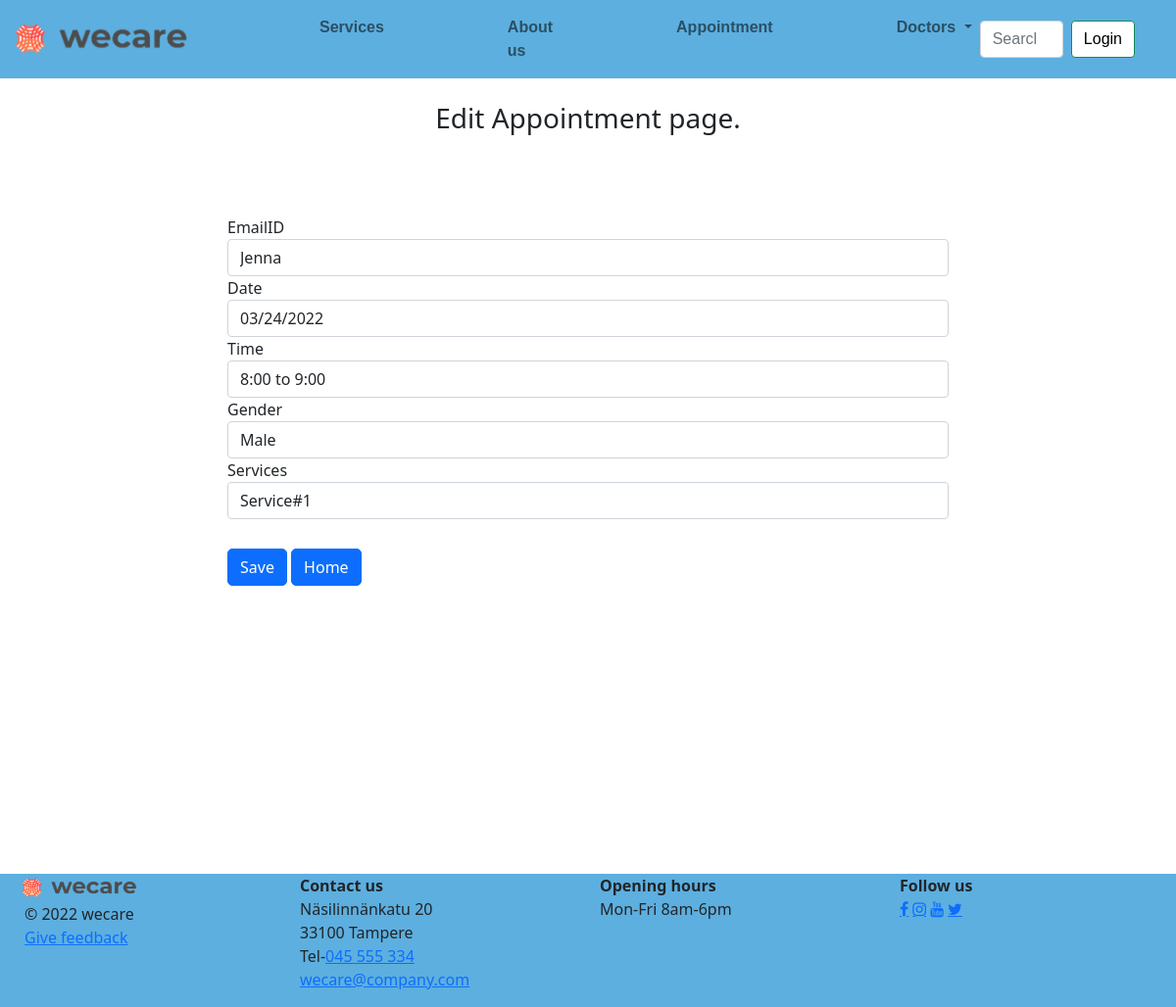
Screenshot of /docs/update.php?id=8 (signed in) with the database file from the repository.
### tables this page shows
CREATE TABLE `appointment` (
  `id` int NOT NULL,
  `username` varchar(50) NOT NULL,
  `date1` varchar(50) NOT NULL,
  `gender` varchar(50) NOT NULL,
  `service` varchar(50) NOT NULL,
  `tim` varchar(50) NOT NULL
);

### docs/update.php (the view, shortened to what this page needs)
<?php
include 'header.php';
include 'connect.php';
$id = $_GET['id'];
$sql = "select * from appointment where id=$id";
$result = mysqli_query($conn, $sql);
$row = mysqli_fetch_assoc($result);
$username = $row['username'];
$date1 = $row['date1'];
$gender = $row['gender'];
$service = $row['service'];
$tim = $row['tim'];
?>
<!DOCTYPE html>
<html lang="en">
<head>
    <link rel="stylesheet" href="//code.jquery.com/ui/1.12.1/themes/base/jquery-ui.css">
</head>
<body>
    <div class="container">
        <form action="" method="POST">
            <br>
            <h3>Edit Appointment page.
            </h3>
            <br>
            <div class="row row3">
                <div class="col-lg-8 col1">
                    <div class="form-group">
                        <label class="control-label" for="email">EmailID</label>
                        <input id="email" name="username" value=<?php echo $username
                                                                ?> type="text" placeholder="E-Mail" class="form-control input-md" required>
                    </div>
                    <div class="form-group">
                        <label class="control-label" for="date">Date</label>
                        <input required type="text" name="date1" id="date" class="form-control input-md" value=<?php echo $date1 ?> required>
                    </div>
                    <div class="form-group">
                        <label class="control-label" for="time">Time</label>
                        <select id="time" name="tim" placeholder="Time" class="form-control" required value=<?php echo $tim ?>>
                            <option value="8:00 to 9:00">8:00 to 9:00</option>
                        </select>
                    </div>
                    <div class="form-group">
                        <label class="control-label" for="gender">Gender</label>
                        <select id="gender" name="gender" placeholder="Gender" class="form-control" required value=<?php echo $gender ?>>
                            <option value="Male">Male</option>
                        </select>
                    </div>
                    <div class="form-group">
                        <label class="control-label" for="Services">Services</label>
                        <select id="services" name="service" placeholder="Select Service" class="form-control" value=<?php echo $service ?>required>
                            <option value="Service#1">Service#1</option>
                        </select>
                    </div>
                    <div class="form-group form1">
                        <button type="submit" class="btn btn-primary" name="submit">Save</button>
                        <button type="submit" class="btn btn-primary" name="submit"><a href="employee.php" style="text-decoration:none;color:white">Home</a></button>
                    </div>
                </div>
            </div>
        </form>
    </div>
    <br><br><br><br><br><br>
    <?php include 'footer.php'; ?>
</body>
</html>

### docs/update.php (style rules this page uses)
.col1 { margin: 50px auto; }
.form1 .btn { border-radius: 5px; margin-top: 30px; }
h3 { text-align: center; }

### rows the page displays
appointment: username "Jenna", date1 "03/24/2022", tim "8:00 to 9:00", gender "Male", service "Service#1"
